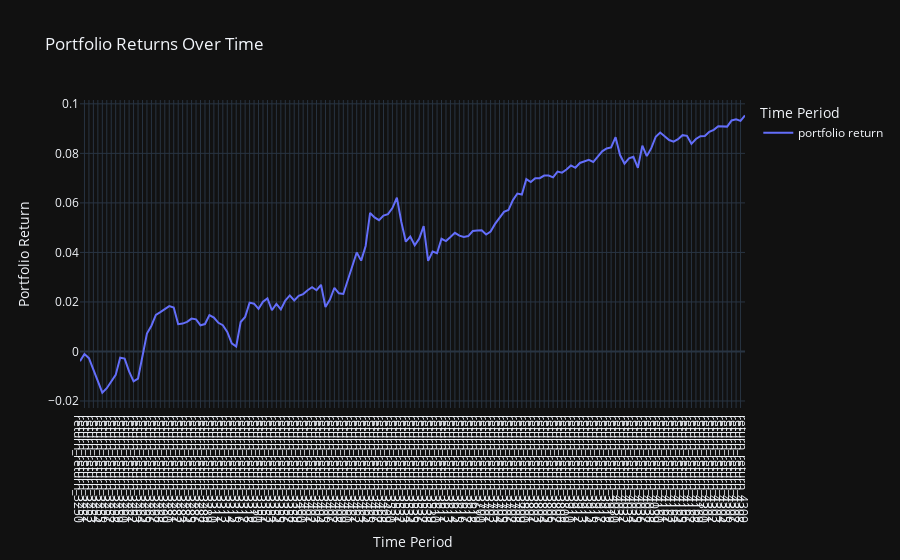

The notebook cell this image was saved under:
### Code cell
import plotly.express as px

cumulated_return = overall_return.cumsum()

df = pd.DataFrame(cumulated_return)

# Melt the DataFrame for easier plotting
df_melted = df.reset_index().melt(id_vars='index', var_name='Time Period', value_name='Portfolio Return')

# Plotting with Plotly
fig = px.line(df_melted, x='index', y='Portfolio Return', color='Time Period',
              labels={'index': 'Time Period', 'Portfolio Return': 'Portfolio Return'},
              title='Portfolio Returns Over Time',
              template='plotly_dark')

# Customize x-axis tick labels
fig.update_layout(xaxis=dict(tickmode='array', tickvals=df.index, ticktext=['return_' + str(i) for i in df.index]))

# Show the plot
fig.show()

### Figure 1 — Plotly figure (JSON) as saved in the notebook; plotly's stock layout.template omitted (floating-point values rounded to 4 significant figures; data arrays with more than 128 entries replaced by an {"elided": "..."} marker saying what was removed)
{"data": [{"hovertemplate": "Time Period=%{x}<br>Portfolio Return=%{y}<extra></extra>", "legendgroup": "portfolio return", "line": {"color": "#636efa", "dash": "solid"}, "marker": {"symbol": "circle"}, "mode": "lines", "name": "portfolio return", "orientation": "v", "showlegend": true, "type": "scatter", "x": {"elided": "150 str values"}, "xaxis": "x", "y": {"elided": "150 float values"}, "yaxis": "y"}], "layout": {"legend": {"title": {"text": "Time Period"}, "tracegroupgap": 0}, "title": {"text": "Portfolio Returns Over Time"}, "xaxis": {"anchor": "y", "domain": [0, 1], "tickmode": "array", "ticktext": {"elided": "150 str values"}, "tickvals": {"elided": "150 str values"}, "title": {"text": "Time Period"}}, "yaxis": {"anchor": "x", "domain": [0, 1], "title": {"text": "Portfolio Return"}}}}
